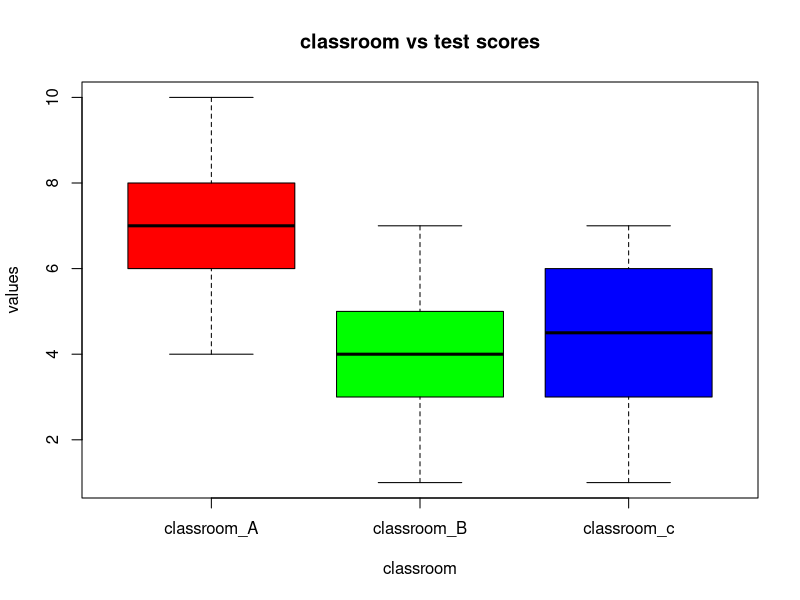

Source code (R):
#Analysis of Variance Example

#Assingment_1

classroom_A <- c(7,9,5,8,6,8,6,10,7,4)
classroom_B <- c(4,3,6,2,7,5,5,4,1,3)
classroom_c <- c(6,1,3,5,3,4,6,5,7,3)

#combine the data into single data sets

combined_groups <- data.frame(cbind(classroom_A,classroom_B,classroom_c))

#show spreadsheet like results

combined_groups

#form min,max etc

summary(combined_groups)

#stacking groups

stacked_groups <- stack(combined_groups)

#showing the data in stacked order

stacked_groups

#plotting the data

boxplot(values~ind ,main = "classroom vs test scores",xlab = "classroom",col = rainbow(3), data = stacked_groups)

#ANOVA results

results = aov(values ~ ind , data = stacked_groups)

summary.aov(results)
